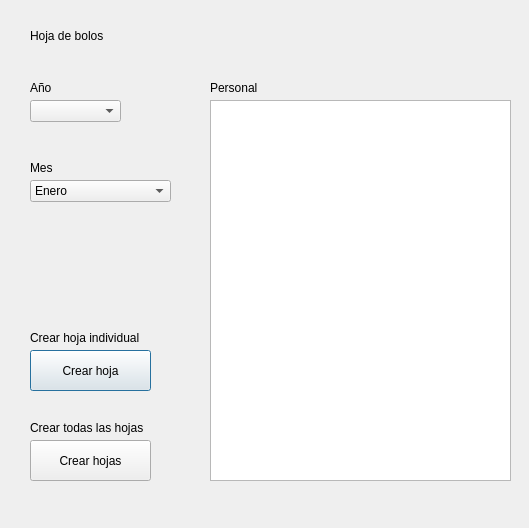
<?xml version="1.0" encoding="UTF-8"?>
<ui version="4.0">
 <class>Dialog</class>
 <widget class="QDialog" name="Dialog">
  <property name="geometry">
   <rect>
    <x>0</x>
    <y>0</y>
    <width>529</width>
    <height>528</height>
   </rect>
  </property>
  <property name="windowTitle">
   <string>Dialog</string>
  </property>
  <widget class="QComboBox" name="comboAnyo">
   <property name="geometry">
    <rect>
     <x>30</x>
     <y>100</y>
     <width>91</width>
     <height>22</height>
    </rect>
   </property>
  </widget>
  <widget class="QLabel" name="labelAnyo">
   <property name="geometry">
    <rect>
     <x>30</x>
     <y>80</y>
     <width>55</width>
     <height>16</height>
    </rect>
   </property>
   <property name="text">
    <string>Año</string>
   </property>
  </widget>
  <widget class="QComboBox" name="comboBox_2">
   <property name="geometry">
    <rect>
     <x>30</x>
     <y>180</y>
     <width>141</width>
     <height>22</height>
    </rect>
   </property>
   <item>
    <property name="text">
     <string>Enero</string>
    </property>
   </item>
   <item>
    <property name="text">
     <string>Febrero</string>
    </property>
   </item>
   <item>
    <property name="text">
     <string>Marzo</string>
    </property>
   </item>
   <item>
    <property name="text">
     <string>Abril</string>
    </property>
   </item>
   <item>
    <property name="text">
     <string>Mayo</string>
    </property>
   </item>
   <item>
    <property name="text">
     <string>Junio</string>
    </property>
   </item>
   <item>
    <property name="text">
     <string>Julio</string>
    </property>
   </item>
   <item>
    <property name="text">
     <string>Agosto</string>
    </property>
   </item>
   <item>
    <property name="text">
     <string>Septiembre</string>
    </property>
   </item>
   <item>
    <property name="text">
     <string>Octubre</string>
    </property>
   </item>
   <item>
    <property name="text">
     <string>Noviembre</string>
    </property>
   </item>
   <item>
    <property name="text">
     <string>Diciembre</string>
    </property>
   </item>
  </widget>
  <widget class="QLabel" name="labelMes">
   <property name="geometry">
    <rect>
     <x>30</x>
     <y>160</y>
     <width>55</width>
     <height>16</height>
    </rect>
   </property>
   <property name="text">
    <string>Mes</string>
   </property>
  </widget>
  <widget class="QTableWidget" name="tablePersonal">
   <property name="geometry">
    <rect>
     <x>210</x>
     <y>100</y>
     <width>301</width>
     <height>381</height>
    </rect>
   </property>
   <property name="sortingEnabled">
    <bool>true</bool>
   </property>
  </widget>
  <widget class="QLabel" name="labelPersonal">
   <property name="geometry">
    <rect>
     <x>210</x>
     <y>80</y>
     <width>55</width>
     <height>16</height>
    </rect>
   </property>
   <property name="text">
    <string>Personal</string>
   </property>
  </widget>
  <widget class="QPushButton" name="buttoCrearIndi">
   <property name="geometry">
    <rect>
     <x>30</x>
     <y>350</y>
     <width>121</width>
     <height>41</height>
    </rect>
   </property>
   <property name="text">
    <string>Crear hoja</string>
   </property>
  </widget>
  <widget class="QLabel" name="labelHoja">
   <property name="geometry">
    <rect>
     <x>30</x>
     <y>20</y>
     <width>131</width>
     <height>31</height>
    </rect>
   </property>
   <property name="styleSheet">
    <string notr="true">font: 12pt &quot;MS Shell Dlg 2&quot;;</string>
   </property>
   <property name="text">
    <string>Hoja de bolos</string>
   </property>
  </widget>
  <widget class="QPushButton" name="buttoCrearMulti">
   <property name="geometry">
    <rect>
     <x>30</x>
     <y>440</y>
     <width>121</width>
     <height>41</height>
    </rect>
   </property>
   <property name="text">
    <string>Crear hojas</string>
   </property>
  </widget>
  <widget class="QLabel" name="label">
   <property name="geometry">
    <rect>
     <x>30</x>
     <y>330</y>
     <width>131</width>
     <height>16</height>
    </rect>
   </property>
   <property name="text">
    <string>Crear hoja individual</string>
   </property>
  </widget>
  <widget class="QLabel" name="label_2">
   <property name="geometry">
    <rect>
     <x>30</x>
     <y>420</y>
     <width>131</width>
     <height>16</height>
    </rect>
   </property>
   <property name="text">
    <string>Crear todas las hojas</string>
   </property>
  </widget>
 </widget>
 <resources/>
 <connections/>
</ui>
